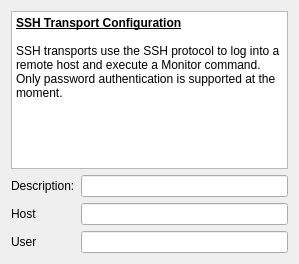
<?xml version="1.0" encoding="UTF-8"?>
<ui version="4.0">
 <class>SshTransportConfigWidget</class>
 <widget class="QWidget" name="SshTransportConfigWidget">
  <property name="geometry">
   <rect>
    <x>0</x>
    <y>0</y>
    <width>299</width>
    <height>264</height>
   </rect>
  </property>
  <property name="windowTitle">
   <string>Form</string>
  </property>
  <layout class="QVBoxLayout" name="verticalLayout">
   <item>
    <widget class="QTextBrowser" name="textBrowser">
     <property name="html">
      <string>&lt;!DOCTYPE HTML PUBLIC &quot;-//W3C//DTD HTML 4.0//EN&quot; &quot;http://www.w3.org/TR/REC-html40/strict.dtd&quot;&gt;
&lt;html&gt;&lt;head&gt;&lt;meta name=&quot;qrichtext&quot; content=&quot;1&quot; /&gt;&lt;style type=&quot;text/css&quot;&gt;
p, li { white-space: pre-wrap; }
&lt;/style&gt;&lt;/head&gt;&lt;body style=&quot; font-family:'Ubuntu'; font-size:9pt; font-weight:400; font-style:normal;&quot;&gt;
&lt;p style=&quot; margin-top:0px; margin-bottom:0px; margin-left:0px; margin-right:0px; -qt-block-indent:0; text-indent:0px;&quot;&gt;&lt;span style=&quot; font-weight:600; text-decoration: underline;&quot;&gt;SSH Transport Configuration&lt;/span&gt;&lt;/p&gt;
&lt;p style=&quot;-qt-paragraph-type:empty; margin-top:0px; margin-bottom:0px; margin-left:0px; margin-right:0px; -qt-block-indent:0; text-indent:0px; font-weight:600; text-decoration: underline;&quot;&gt;&lt;/p&gt;
&lt;p style=&quot; margin-top:0px; margin-bottom:0px; margin-left:0px; margin-right:0px; -qt-block-indent:0; text-indent:0px;&quot;&gt;SSH transports use the SSH protocol to log into a remote host and execute a Monitor command.  Only password authentication is supported at the moment.&lt;/p&gt;
&lt;p style=&quot;-qt-paragraph-type:empty; margin-top:0px; margin-bottom:0px; margin-left:0px; margin-right:0px; -qt-block-indent:0; text-indent:0px;&quot;&gt;&lt;/p&gt;
&lt;p style=&quot;-qt-paragraph-type:empty; margin-top:0px; margin-bottom:0px; margin-left:0px; margin-right:0px; -qt-block-indent:0; text-indent:0px;&quot;&gt;&lt;/p&gt;&lt;/body&gt;&lt;/html&gt;</string>
     </property>
    </widget>
   </item>
   <item>
    <layout class="QGridLayout" name="gridLayout">
     <item row="0" column="0">
      <widget class="QLabel" name="label_3">
       <property name="text">
        <string>Description:</string>
       </property>
      </widget>
     </item>
     <item row="0" column="1">
      <widget class="QLineEdit" name="descriptionEdit"/>
     </item>
     <item row="1" column="0">
      <widget class="QLabel" name="label">
       <property name="text">
        <string>Host</string>
       </property>
      </widget>
     </item>
     <item row="1" column="1">
      <widget class="QLineEdit" name="hostEdit"/>
     </item>
     <item row="2" column="0">
      <widget class="QLabel" name="label_2">
       <property name="text">
        <string>User</string>
       </property>
      </widget>
     </item>
     <item row="2" column="1">
      <widget class="QLineEdit" name="userEdit"/>
     </item>
    </layout>
   </item>
  </layout>
 </widget>
 <resources/>
 <connections/>
</ui>
